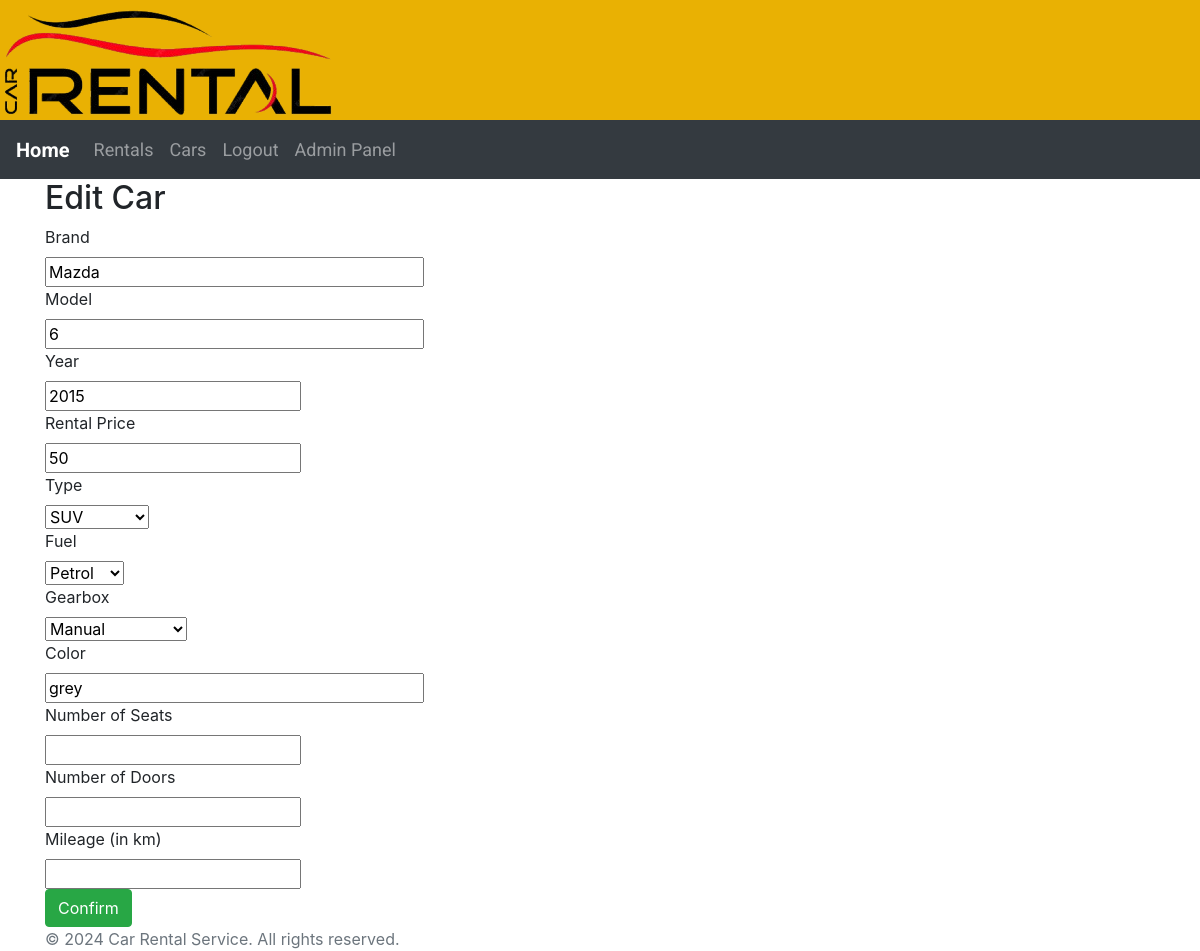
The page /admin/edit_car/2 (signed in) on the database as committed earlier.
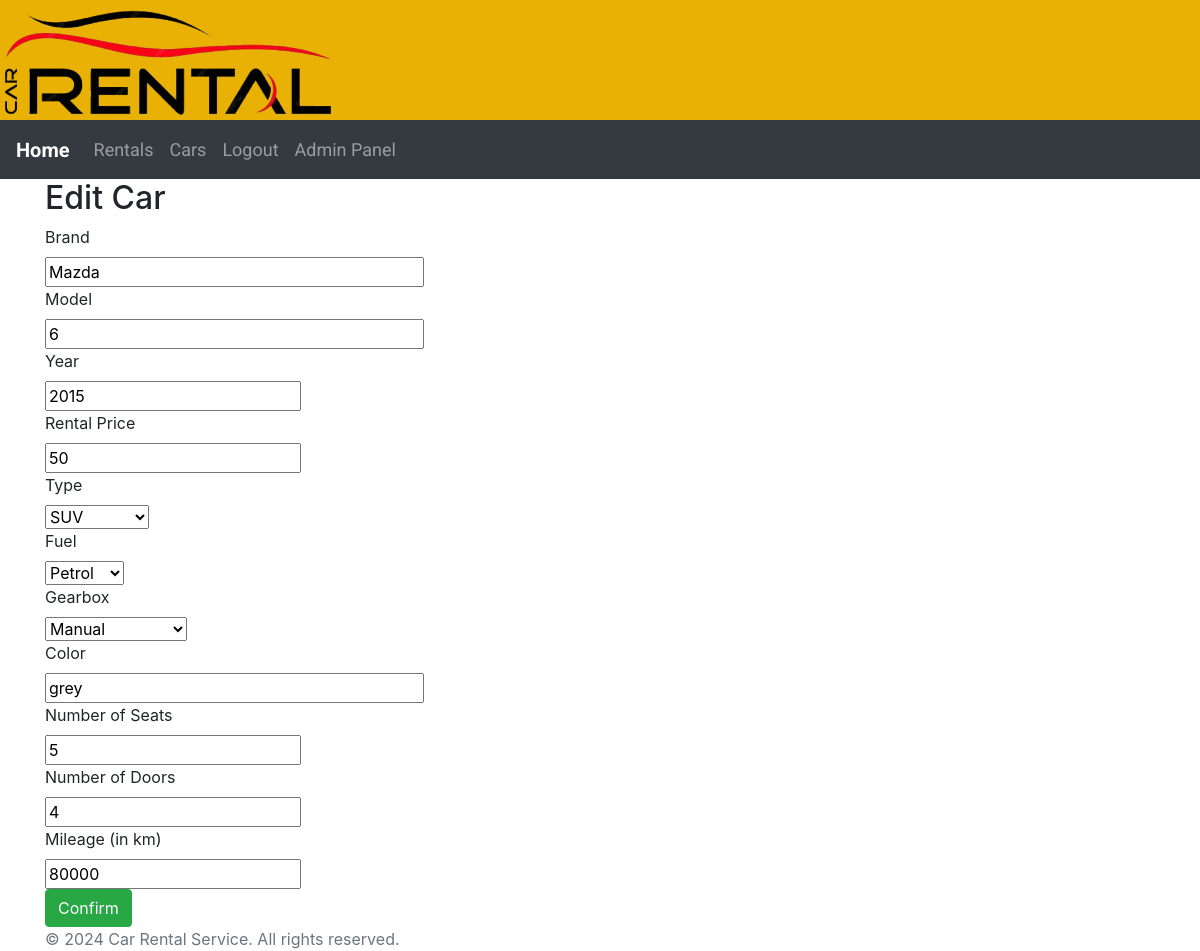
The same page on the database as committed later.
### app/models/__init__.py (models this page shows)
class Car(db.Model):
    __tablename__ = 'cars'
    id = db.Column(db.Integer, primary_key=True)
    brand = db.Column(db.String(150))
    model = db.Column(db.String(150))
    year = db.Column(db.Integer)
    mileage = db.Column(db.Integer)
    doors = db.Column(db.Integer)
    seats = db.Column(db.Integer)
    rental_price = db.Column(db.Integer)
    type = db.Column(db.Enum(CarType), nullable=False)
    fuel = db.Column(db.Enum(FuelType), nullable=False)
    gearbox = db.Column(db.Enum(GearboxType), nullable=False)
    color = db.Column(db.String(150))
    status = db.Column(db.Boolean, default=True)
    rental_history = db.relationship('RentalHistory', backref='car', lazy=True)

### app/admin/routes.py (the view)
    def wrapper(*args, **kwargs):
        if not current_user.is_admin:
            flash("You do not have permission to access the admin panel.", "danger")
            return redirect(url_for('user.user_panel'))
        return func(*args, **kwargs)

### app/forms.py
class CarForm(FlaskForm):
    brand = StringField('Brand', validators=[DataRequired()])
    model = StringField('Model', validators=[DataRequired()])
    year = IntegerField('Year', validators=[DataRequired()])
    rental_price = IntegerField('Rental Price', validators=[DataRequired()])
    type = SelectField('Type', choices=[(car_type.name, car_type.value) for car_type in CarType],
                       validators=[DataRequired()])
    fuel = SelectField('Fuel', choices=[(fuel_type.name, fuel_type.value) for fuel_type in FuelType],
                       validators=[DataRequired()])
    gearbox = SelectField('Gearbox', choices=[(gearbox_type.name, gearbox_type.value) for gearbox_type in GearboxType],
                          validators=[DataRequired()])
    color = StringField('Color', validators=[DataRequired()])
    seats = IntegerField('Number of Seats', validators=[DataRequired()])
    doors = IntegerField('Number of Doors', validators=[DataRequired()])
    mileage = IntegerField('Mileage (in km)', validators=[DataRequired()])
    submit = SubmitField('Add Car')

### app/templates/edit_car.html (shortened to what this page needs)
{% extends "base.html" %}
{% block content %}
<h2>Edit Car</h2>
<form method="POST" onsubmit="return confirm('Are you sure you want to confirm the changes?');">
    <div>
        {{ form.brand.label }}<br>
        {{ form.brand(size=32) }}<br>
    </div>
    <div>
        {{ form.model.label }}<br>
        {{ form.model(size=32) }}<br>
    </div>
    <div>
        {{ form.year.label }}<br>
        {{ form.year(size=32) }}<br>
    </div>
    <div>
        {{ form.rental_price.label }}<br>
        {{ form.rental_price(size=32) }}<br>
    </div>
    <div>
        {{ form.type.label }}<br>
        {{ form.type() }}<br>
    </div>
    <div>
        {{ form.fuel.label }}<br>
        {{ form.fuel() }}<br>
    </div>
    <div>
        {{ form.gearbox.label }}<br>
        {{ form.gearbox() }}<br>
    </div>
    <div>
        {{ form.color.label }}<br>
        {{ form.color(size=32) }}<br>
    </div>
    <div>
        {{ form.seats.label }}<br>
        {{ form.seats(size=32) }}<br>
    </div>
    <div>
        {{ form.doors.label }}<br>
        {{ form.doors(size=32) }}<br>
    </div>
    <div>
        {{ form.mileage.label }}<br>
        {{ form.mileage(size=32) }}<br>
    </div>
    <div>
        <button type="submit" class="btn btn-success">Confirm</button>
    </div>
</form>
{% endblock %}

Rows that differ between the two databases and show on the page:
changed Car "Mazda": seats (not shown) → "5"; doors (not shown) → "4"; mileage (not shown) → "80000"
